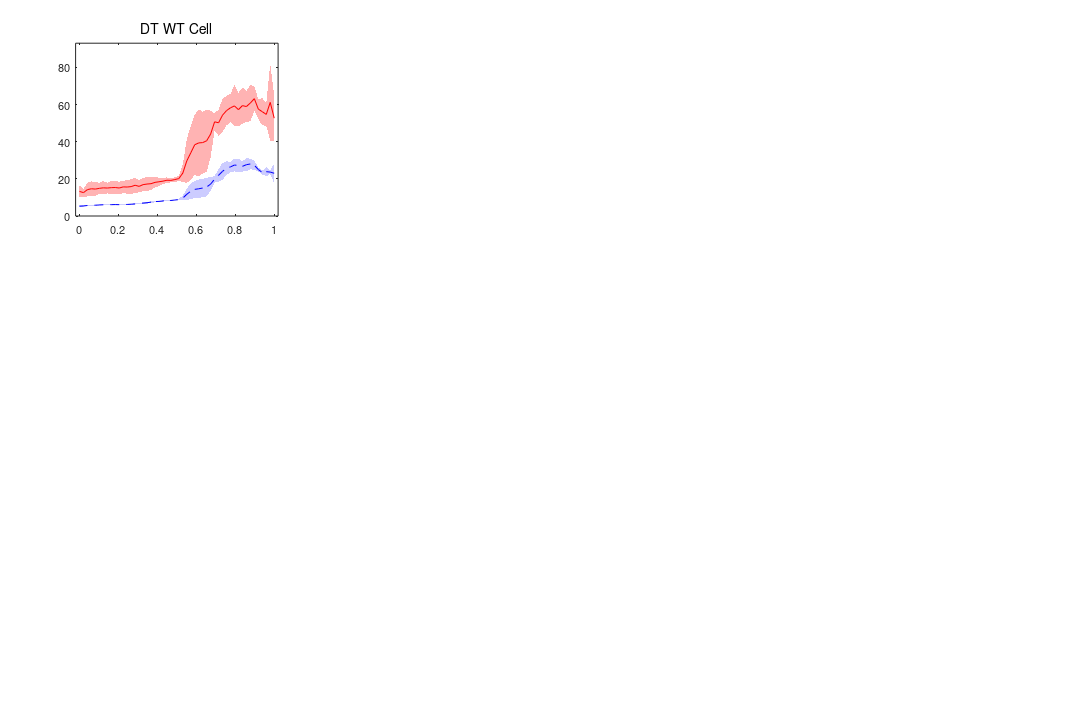

Reproduce this figure in MATLAB. (Note: this script raises an error after producing the figure.)

clear all 

pc1=load('avg_BoneData_lambda1.mat');
pc2=load('avg_BoneData_lambda2.mat');
pc3=load('avg_BoneData_lambda3.mat');



           
%celallcolor={'r-','b-','g-','m-','k-'};
mycolor={'r','b','g','m','c'};
lt={'.','*','x','+','s'};





fcelallcolor={'ro','ro','ro','ro','ro','ro'};
fnucallcolor={'b^','b^','b^','b^','b^','b^'};

            tname{1}={'PC1', 'PC2'};
            tname{2}={'PC2', 'PC3'};
            tname{3}={'PC1' ,'PC3'};

            
            
titlename={'DT WT Cell','PT WT Cell','DT MT Cell','PT MT Cell'};



profilesize=51;        
myinterval=linspace(0,1,profilesize-1);  
%myinterval=myinterval(1:49);



h1=figure();
XL=0.07;XR=0.03;XGap=0.05;Row=3;
YT=0.06;YB=0.08;YGap=0.07;Col=4;
Width=(1-XL-XR-((Col-1)*XGap))/Col;
Height=(1-YT-YB-((Row-1)*YGap))/Row;
YPos=1-YT-Height; 

set(gcf, 'PaperSize', [15 10]);
set(gcf, 'PaperPosition', [0 0 15 10]);

% 1 for std deviaton test and 2 for mean test 
testwithstd=2;



% 
% Bad sample  
% DT S84 m5 mut  3,4
% DT S84 m4 wt   1,5 
% PT S84 m5 mut  4,4
% DU S84 m3 wt   5,3

for i=1:Row
    XPos=XL;
    for j=1:Col
        chro=j+(i-1)*Col;
        if chro<=36
            marray=[XPos,YPos,Width,Height];
            subplot('Position',marray);
            bonetype=chro;
             
            
            if i==1
                    cel=pc1.data{j}.cel;
                    nuc=pc2.data{j}.cel; 
            end            

            if i==2                
                    cel=pc2.data{j}.cel; 
                    nuc=pc3.data{j}.cel;            
            end
            
            if i==3       
                    cel=pc1.data{j}.cel;
                    nuc=pc3.data{j}.cel;                 
            end
            
         
        


        celavg=mean(cel(1:profilesize-1,:),2);
        nucavg=mean(nuc(1:profilesize-1,:),2);
        
        celstd=(std(cel(1:profilesize-1,:)'))';
        nucstd=(std(nuc(1:profilesize-1,:)'))';
        
        p(1)=plot(myinterval,celavg,strcat('r','-'),'linewidth',0.2);
        legendarray2{1}=tname{i};
        hold on 
      
        p(2)=plot(myinterval,nucavg,strcat('b','--'),'linewidth',0.2);
        legendarray2{2}=tname{i};
        
        index = 1:profilesize-1; min_y1=celavg-celstd; max_y1=celavg+celstd;        
        x=myinterval;stacky2=(min_y1)';stacky1=(max_y1)';
        fillxx=x(index([1:end end:-1:1 1]));fillyy=[stacky1(index) stacky2(index(end:-1:1)) stacky1(1)];
        h=fill(fillxx,fillyy,'r','EdgeColor','none','facealpha',0.3);

        min_y2=nucavg-nucstd; max_y2=nucavg+nucstd;  
        stacky2=(min_y2)';stacky1=(max_y2)';
        fillxx=x(index([1:end end:-1:1 1]));fillyy=[stacky1(index) stacky2(index(end:-1:1)) stacky1(1)];
        h=fill(fillxx,fillyy,'b','EdgeColor','none','facealpha',0.2);

              
    
        
%         index=1:15;
%         [f,~]=fit(myinterval(index)',nucavg(index),g,'startpoint',[0.5,1,0.3,1000]);
%         plot(myinterval(index),f(myinterval(index)),strcat(mycolor{bonetype},'--'))
%         
%         [f,~]=fit(myinterval(index)',celavg(index),g,'startpoint',[0.1,1,0.3,1000]);
%         plot(myinterval(index),f(myinterval(index)),strcat(mycolor{bonetype},'-'))
        
%         index=21:39;
%         [f,~]=fit(myinterval(index)',nucavg(index),g,'startpoint',[10,5,100,1000])
%         plot(myinterval(index),f(myinterval(index)),'b.-')

            set(gca,'fontsize',11);
            if i==1
                gap=[0,93];
            elseif i==2
                gap=[0,93];
            else
                gap=[0,93];          
            end
            axis([-0.02,1.02,gap(1), gap(2)]);
            if i==1
            title(titlename{bonetype},'fontweight','normal','fontsize',14)
            end
            

            if testwithstd==1
              boundary=statisticalTest(celstd,nucstd);
              value1=90;
              howmanybound=0;
              for ii=1:2:length(boundary)
                  %disp('bone');
                  ind2=boundary(ii):boundary(ii+1);
                  if length(ind2)>3
                          [h,pR]=ttest2(celstd(ind2),nucstd(ind2)); %stat= mes(celavg(ind2),nucavg(ind2),'hedgesg' );
                       if pR<0.05 
                          if mod(howmanybound,2)==0
                              value=value1;
                          else
                              value=value1-0.09*diff(gap);
                          end
                          if pR<0.001
                              text(ind2(1)/50,value,strcat('p=',sprintf('%0.1e',pR)));
                          else
                              text(ind2(1)/50,value,strcat('p=',sprintf('%0.3f',pR)));
                          end
                          howmanybound=howmanybound+1;
              %text(ind2(1)/50,value-0.09*diff(gap),strcat('g=',sprintf('%0.3f',abs(stat.hedgesg))));
              plot([ind2(1)/50,ind2(1)/50],[0,110],'k:','linewidth',0.5);
              plot([ind2(end)/50,ind2(end)/50],[0,110],'k:','linewidth',0.5);
              %[ind2(1)/50,ind2(end)/50]
              %rectangle('Position',[ind2(1)/50,0, (ind2(end)-ind2(1))/50, 11 ],'FaceColor',[0 .5 .5],'EdgeColor','none','LineWidth',0.1,'facealpha',0.02);
              
              x=[ind2(1)/50,ind2(end)/50];index=[1,2];stacky1=[0,0];stacky2=[110,110];
              fillxx=x(index([1:end end:-1:1 1]));fillyy=[stacky1(index) stacky2(index(end:-1:1)) stacky1(1)];
              h=fill(fillxx,fillyy,'k','EdgeColor','none','facealpha',0.05);
                       end
                  end
              end
            end
              
              
             if testwithstd==2  
              boundary=statisticalTest(celavg,nucavg);
              value1=0.95*gap(2);
              howmanybound=0;
              for ii=1:2:length(boundary)
                  %disp('bone');
                  ind2=boundary(ii):boundary(ii+1);
                  if length(ind2)>3
                          [h,pR]=ttest2(celavg(ind2),nucavg(ind2)); %stat= mes(celavg(ind2),nucavg(ind2),'hedgesg' );
                       if pR<0.05 
                          if mod(howmanybound,2)==0
                              value=value1;
                          else
                              value=value1-0.09*diff(gap);
                          end
                          if pR<0.001
                              text(ind2(1)/50,value,strcat('p=',sprintf('%0.1e',pR)));
                          else
                              text(ind2(1)/50,value,strcat('p=',sprintf('%0.3f',pR)));
                          end
                          howmanybound=howmanybound+1;
              %text(ind2(1)/50,value-0.09*diff(gap),strcat('g=',sprintf('%0.3f',abs(stat.hedgesg))));
              plot([ind2(1)/50,ind2(1)/50],[0,110],'k:','linewidth',0.1);
              plot([ind2(end)/50,ind2(end)/50],[0,110],'k:','linewidth',0.1);
              %[ind2(1)/50,ind2(end)/50]
              %rectangle('Position',[ind2(1)/50,0, (ind2(end)-ind2(1))/50, 11 ],'FaceColor',[0 .5 .5],'EdgeColor','none','LineWidth',0.1,'facealpha',0.02);
              
              x=[ind2(1)/50,ind2(end)/50];index=[1,2];stacky1=[0,0];stacky2=[110,110];
              fillxx=x(index([1:end end:-1:1 1]));fillyy=[stacky1(index) stacky2(index(end:-1:1)) stacky1(1)];
              h=fill(fillxx,fillyy,'k','EdgeColor','none','facealpha',0.05);
                       end
                  end
              end
             end
              
            
          
            if i==1
                ylabel('PCs coefficient');
            elseif i==2
                ylabel('PCs coefficient');
            else
                ylabel('PCs coefficient');
            end
            xlabel('Bone long axis')
            legend(p,tname{i},'location','west','fontsize',7);
            legend 'boxoff'; 
            %legend(q,legendarray,'location','northwest','fontsize',7);

        
    
      end
	XPos=XPos+Width+XGap;
    end
    YPos=YPos-YGap-Height;
end


if testwithstd==1
saveas(h1,['Cells_PCs_test_stddev']);
saveas(h1,['Cells_PCs_test_stddev.png']);
end

if testwithstd==2
saveas(h1,['Cells_PC_lambda_test_mean']);
saveas(h1,['Cells_PC_lambda_test_mean.png']);
end


% saveas(h1,['IndividualProfileSurfaceArea']);
% saveas(h1,['IndividualProfileSurfaceArea.png']);

function   boundary=statisticalTest(celavg,nucavg)
              significant=[];
              for ii=1:46
                  ind2=ii:ii+4;
                  [h,pP]=ttest2(celavg(ind2),nucavg(ind2));
                  if pP<0.05
                      significant=[significant,ii];
                  end
              end    
              
              boundary=[significant(1)];
              for ii=2:length(significant)
                  if significant(ii)-significant(ii-1)~=1
                      boundary=[boundary,significant(ii-1),significant(ii)];
                  end
              end
              boundary=[boundary,significant(end)+4];
end
